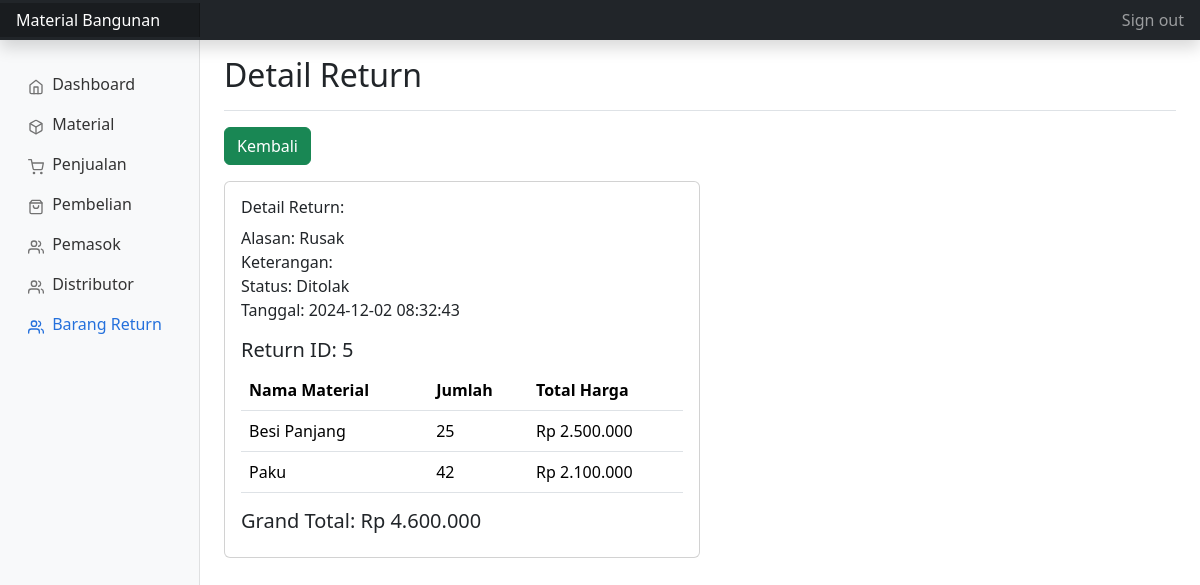
/admin/return/detail.php?hal=detail&id=5 (signed in), run on the app's committed database.
### tables this page shows
CREATE TABLE `return_produk` (
  `id_return` int(11) NOT NULL,
  `id_order` int(11) DEFAULT NULL,
  `alasan_return` varchar(100) DEFAULT NULL,
  `keterangan_return` text DEFAULT NULL,
  `bukti_return` varchar(255) DEFAULT NULL,
  `status_return` enum('Menunggu Konfirmasi','Disetujui','Ditolak') DEFAULT 'Menunggu Konfirmasi',
  `tanggal_return` timestamp NOT NULL DEFAULT current_timestamp()
);

CREATE TABLE `detail_return` (
  `id_detail_return` int(11) NOT NULL,
  `id_return` int(11) DEFAULT NULL,
  `id_detail_order` int(11) DEFAULT NULL
);

CREATE TABLE `data_material` (
  `id_material` int(11) NOT NULL,
  `nama_material` varchar(50) NOT NULL,
  `deskripsi_material` varchar(255) NOT NULL,
  `harga_material` int(20) NOT NULL,
  `stok_material` int(20) NOT NULL,
  `gambar_material` varchar(255) NOT NULL
);

CREATE TABLE `data_order_item` (
  `id_order_item` int(11) NOT NULL,
  `id_pelanggan` int(11) NOT NULL,
  `id_material` int(11) NOT NULL,
  `id_order` int(11) NOT NULL,
  `jumlah_order_item` int(20) NOT NULL
);

### admin/return/detail.php (the view, shortened to what this page needs)
<?php
include '../../config/koneksi.php';
if(isset($_GET['hal'])){
    if($_GET['hal'] == "detail"){
        $tampil = mysqli_query($koneksi, "SELECT * FROM return_produk WHERE id_return = '$_GET[id]'");
        $data = mysqli_fetch_array($tampil);
        if($data){
            $id = $data['id_return'];
            $alasan = $data['alasan_return'];
            $keterangan = $data['keterangan_return'];
            $status = $data['status_return'];
            $tanggal = $data['tanggal_return'];
        }
        $query_produk = mysqli_query($koneksi, "SELECT dr.*, doi.jumlah_order_item, domat.nama_material, domat.harga_material
                                                FROM detail_return dr
                                                JOIN data_order_item doi ON dr.id_detail_order = doi.id_order_item
                                                JOIN data_material domat ON doi.id_material = domat.id_material
                                                WHERE dr.id_return = '$id'");
    }
}
?>
<!DOCTYPE html>
<html lang="en">
<head>
  <link rel="stylesheet" href="../../assets/css/bootstrap.min.css">
  <link rel="stylesheet" href="../../assets/dashboard.css">
  <link href="https://cdn.jsdelivr.net/npm/bootstrap@5.3.1/dist/css/bootstrap.min.css" rel="stylesheet">
  <link href="https://cdn.jsdelivr.net/npm/select2@4.1.0-rc.0/dist/css/select2.min.css" rel="stylesheet" />
</head>
<body>
<header class="navbar navbar-dark sticky-top bg-dark flex-md-nowrap p-0 shadow">
  <a class="navbar-brand col-md-3 col-lg-2 me-0 px-3 fs-6" href="#">Material Bangunan</a>
  <div class="navbar-nav">
    <div class="nav-item text-nowrap">
      <a class="nav-link px-3" href="../hapusSession.php">Sign out</a>
    </div>
  </div>
</header>
<div class="container-fluid">
  <div class="row">
  <nav id="sidebarMenu" class="col-md-3 col-lg-2 d-md-block bg-light sidebar collapse">
      <div class="position-sticky pt-3 sidebar-sticky">
        <ul class="nav flex-column">
          <li class="nav-item">
            <a class="nav-link" aria-current="page" href="../index.php">
              <span data-feather="home" class="align-text-bottom"></span>
              Dashboard
            </a>
          </li>
          <li class="nav-item">
            <a class="nav-link " href="../material/index.php">
              <span data-feather="box" class="align-text-bottom"></span>
              Material
            </a>
          </li>
          <li class="nav-item">
            <a class="nav-link" href="../penjualan/index.php">
              <span data-feather="shopping-cart" class="align-text-bottom"></span>
              Penjualan
            </a>
          </li>
          <li class="nav-item">
            <a class="nav-link" href="../pembelian/index.php">
              <span data-feather="shopping-bag" class="align-text-bottom"></span>
              Pembelian
            </a>
          </li>
          <li class="nav-item">
            <a class="nav-link" href="../pemasok/index.php">
              <span data-feather="users" class="align-text-bottom"></span>
              Pemasok
            </a>
          </li>
          <li class="nav-item">
            <a class="nav-link" href="../distributor/index.php">
              <span data-feather="users" class="align-text-bottom"></span>
              Distributor
            </a>
          </li>
          <li class="nav-item">
            <a class="nav-link active" href="../return/index.php">
              <span data-feather="users" class="align-text-bottom"></span>
              Barang Return
            </a>
          </li>
        </ul>
      </div>
    </nav>
   <main class="col-md-9 ms-sm-auto col-lg-10 px-md-4">
    <div class="col-lg-12">
      <div class="d-flex justify-content-between flex-wrap flex-md-nowrap align-items-center pt-3 pb-2 mb-3 border-bottom">
        <h2>Detail Return</h2>
    </div>
    <a class="btn btn-success mb-3" href="index.php">Kembali</a>
    <div class="card mb-3 col-md-6">
    <div class="card-body">
    <div>
        <h6>Detail Return:</h6>
        <span>Alasan: <?= $alasan ?></span><br>
        <span>Keterangan: <?= $keterangan ?></span><br>
        <span>Status: <?= $status ?></span><br>
        <p>Tanggal: <?= $tanggal ?></p>
    </div>
        <h5 class="card-title">Return ID: <?php echo $data['id_return']; ?></h5>
        <table class="table">
            <thead>
                <tr>
                    <th>Nama Material</th>
                    <th>Jumlah</th>
                    <th>Total Harga</th>
                </tr>
            </thead>
            <tbody>
                <?php
                $totalHarga = 0;
                while ($produk = mysqli_fetch_array($query_produk)) :
                    $hargaSatuan = $produk['harga_material'];
                    $totalHargaProduk = $hargaSatuan * $produk['jumlah_order_item'];
                    $totalHarga += $totalHargaProduk;
                ?>
                    <tr>
                        <td><?= $produk['nama_material'] ?></td>
                        <td><?= $produk['jumlah_order_item'] ?></td>
                        <td>Rp <?= number_format($totalHargaProduk, 0, ',', '.') ?></td>
                    </tr>
                <?php endwhile; ?>
            </tbody>
        </table>
        <div class="mt-3">
            <h5>Grand Total: Rp <?= number_format($totalHarga, 0, ',', '.') ?></h5>
        </div>
    </div>
</div>
    </div>
    </main>
</div>
</body>
</html>

### assets/dashboard.css (style rules this page uses)
body { font-size: .875rem; }
.feather { width: 16px; height: 16px; }
.sidebar { position: fixed; top: 0; bottom: 0; left: 0; z-index: 100; padding: 48px 0 0; box-shadow: inset -1px 0 0 rgba(0, 0, 0, .1); }
.sidebar-sticky { height: calc(100vh - 48px); overflow-x: hidden; overflow-y: auto; }
.sidebar .nav-link { font-weight: 500; color: #333; }
.sidebar .nav-link .feather { margin-right: 4px; color: #727272; }
.sidebar .nav-link.active { color: #2470dc; }
.sidebar .nav-link:hover .feather, .sidebar .nav-link.active .feather { color: inherit; }
.navbar-brand { padding-top: .75rem; padding-bottom: .75rem; background-color: rgba(0, 0, 0, .25); box-shadow: inset -1px 0 0 rgba(0, 0, 0, .25); }

### data on the page
return_produk: alasan_return "Rusak", status_return "Ditolak", tanggal_return "2024-12-02 08:32:43", id_return "5"
detail_return: data_material.nama_material "Besi Panjang", id_detail_order.jumlah_order_item "25", data_material.harga_material "2.500.000"
detail_return: data_material.nama_material "Paku", id_detail_order.jumlah_order_item "42", data_material.harga_material "2.100.000"

### other printed values
$totalHarga "4.600.000"
